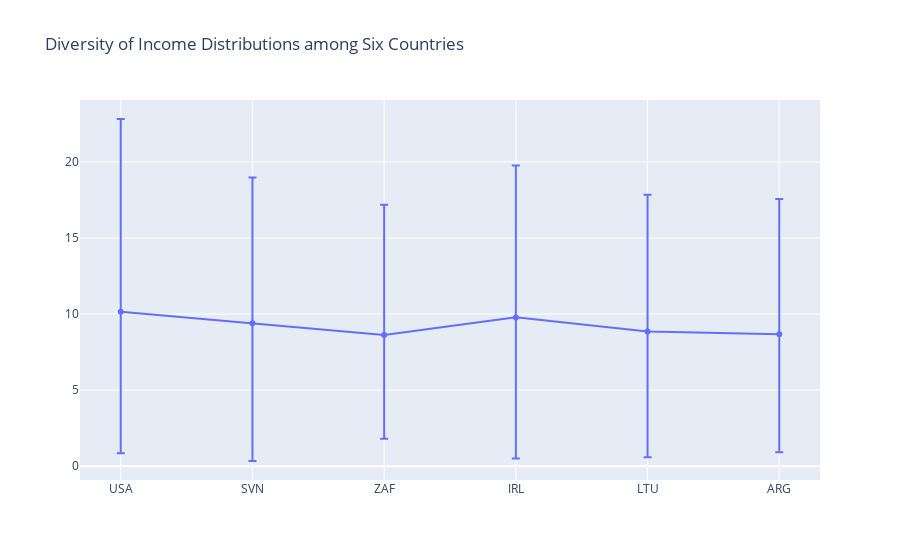

This figure's notebook cell:
### Markdown cell above
The answers to Mark's questions are as follows: 

1. 2008

2. 116 countries 

4. 92.59% of total world population covered

5. percentiles

6. According to the Organization for Economic Co-Operation and Development (OECD) countries:"Purchasing power parities (PPPs) are the rates of currency conversion that try to equalise the purchasing power of different currencies, by eliminating the differences in price levels between countries. The basket of goods and services priced is a sample of all those that are part of final expenditures: final consumption of households and government, fixed capital formation, and net exports. This indicator is measured in terms of national currency per US dollar." Since the bank is assumed to be American, I will leave the unit as is, to make it easier for stakeholders to read and understand the data. 

7. __Pictured below__: Mark requested "A graph showing how diverse countries are in terms of income distribution. This graph must represent the income (y-axis, on a log scale) as a function of income class (x-axis) for 5 to 10 countries. Please ensure you represent a diversity of cases. Among the countries that must be present : your own country, and the two countries that have the greatest and lowest Gini index."

### Code cell
import plotly.graph_objects as go
# Using the logged numbers, and showing +/- 25% 
fig = go.Figure(data=go.Scatter(
        x=['USA', 'SVN', 'ZAF', 'IRL', 'LTU', 'ARG'],
        y=[10.15, 9.4, 8.63, 9.78, 8.85, 8.67],
        error_y=dict(
            type='data',
            symmetric=False,
            array=[12.67, 9.57, 8.55, 9.98, 8.99, 8.89],
            arrayminus=[9.3, 9.06, 6.82, 9.28, 8.27, 7.76])
        ))

fig.update_layout(
    title={
        'text': "Diversity of Income Distributions among Six Countries"})

fig.show()
fig.write_image("income_distributions.jpeg")

### Figure 1 — Plotly figure (JSON) as saved in the notebook; plotly's stock layout.template omitted (floating-point values rounded to 4 significant figures)
{"data": [{"error_y": {"array": [12.67, 9.57, 8.55, 9.98, 8.99, 8.89], "arrayminus": [9.3, 9.06, 6.82, 9.28, 8.27, 7.76], "symmetric": false, "type": "data"}, "type": "scatter", "x": ["USA", "SVN", "ZAF", "IRL", "LTU", "ARG"], "y": [10.15, 9.4, 8.63, 9.78, 8.85, 8.67]}], "layout": {"title": {"text": "Diversity of Income Distributions among Six Countries"}}}
